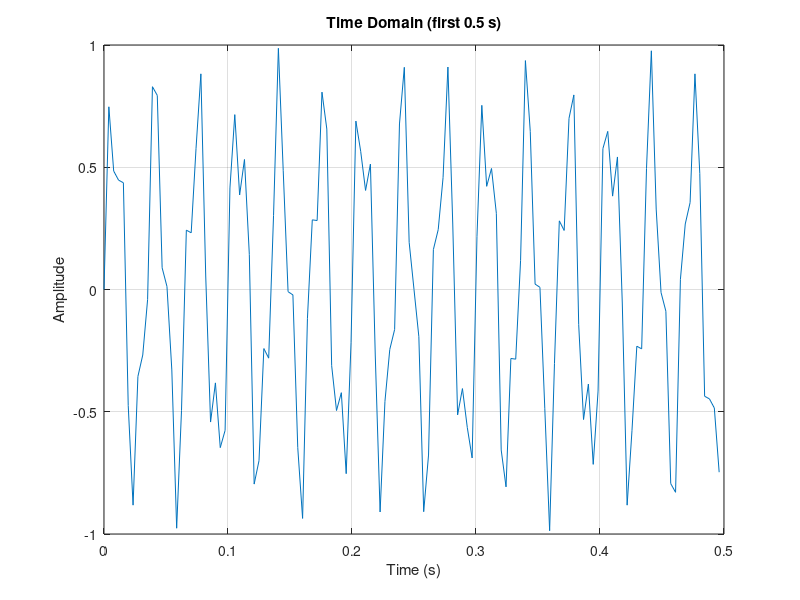
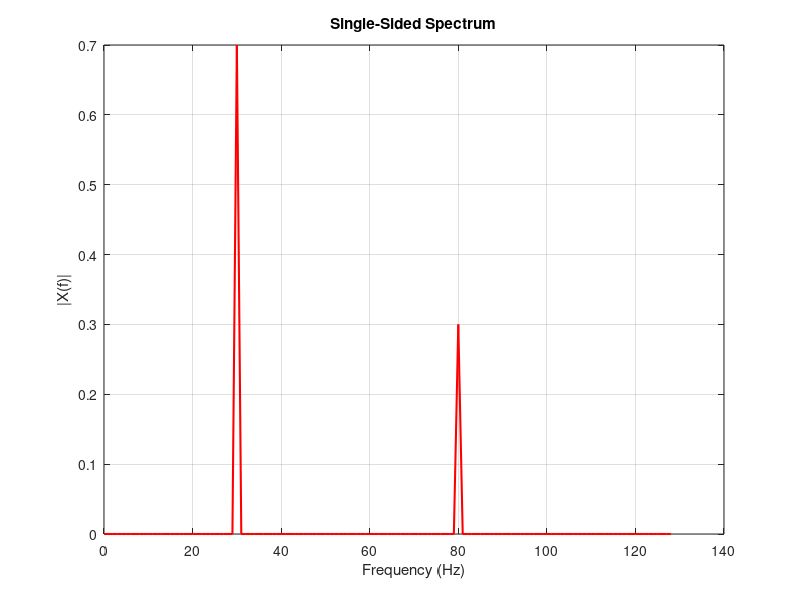

Write MATLAB code to recreate these figures, in order.
% FFT Spectrum — Frequency content of a signal
% Build a signal from two sine waves and reveal them with fft.
% Pull toolbox functions (signal, stats, graphics, io) into scope so we
% can call them by short name (fft, butter, plot, std, ...). Without this,
% we'd need fully qualified names like signal.transforms.fft(...).


clear
close all

Fs = 256;
t = 0:1/Fs:1-1/Fs;
N = length(t);

% 30 Hz + 80 Hz
x = 0.7*sin(2*pi*30*t) + 0.3*sin(2*pi*80*t);

X = fft(x);
mag = abs(X(1:N/2+1)) / N;
mag(2:end-1) = 2 * mag(2:end-1);
f = (0:N/2) * Fs / N;

figure(1)
plot(t(1:128), x(1:128))
title('Time Domain (first 0.5 s)')
xlabel('Time (s)')
ylabel('Amplitude')
grid on

figure(2)
plot(f, mag, 'r-', 'LineWidth', 1.5)
title('Single-Sided Spectrum')
xlabel('Frequency (Hz)')
ylabel('|X(f)|')
grid on
